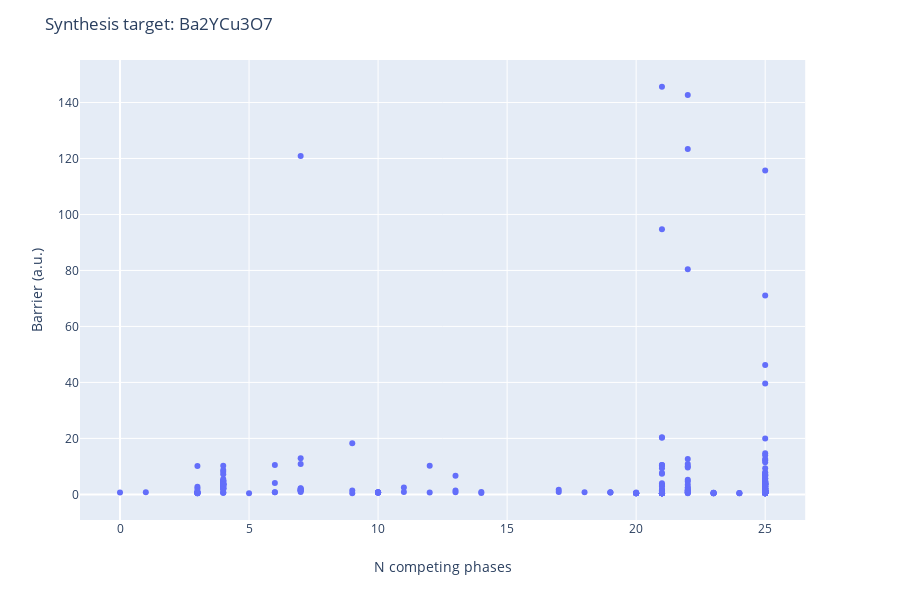

This figure's notebook cell:
### Code cell
router.recommend_routes(temperature=1500, pressure=0.000394737, allow_gas_release=True, max_component_precursors=2)

### Figure 1 — Plotly figure (JSON) as saved in the notebook; plotly's stock layout.template omitted (floating-point values rounded to 4 significant figures; data arrays with more than 128 entries replaced by an {"elided": "..."} marker saying what was removed)
{"data": [{"customdata": {"elided": "308x1 str values"}, "hoverlabel": {"namelength": 0}, "hovertemplate": "n_competing=%{x}<br>barrier=%{y}<br>summary=%{customdata[0]}", "legendgroup": "", "marker": {"color": "#636efa", "symbol": "circle"}, "mode": "markers", "name": "", "showlegend": false, "type": "scatter", "x": {"elided": "308 int values"}, "xaxis": "x", "y": {"elided": "308 float values"}, "yaxis": "y"}], "layout": {"height": 600, "legend": {"tracegroupgap": 0}, "margin": {"t": 60}, "title": {"text": "Synthesis target: Ba2YCu3O7"}, "xaxis": {"anchor": "y", "domain": [0, 0.98], "title": {"text": "N competing phases"}}, "yaxis": {"anchor": "x", "domain": [0, 1], "title": {"text": "Barrier (a.u.)"}}}}
